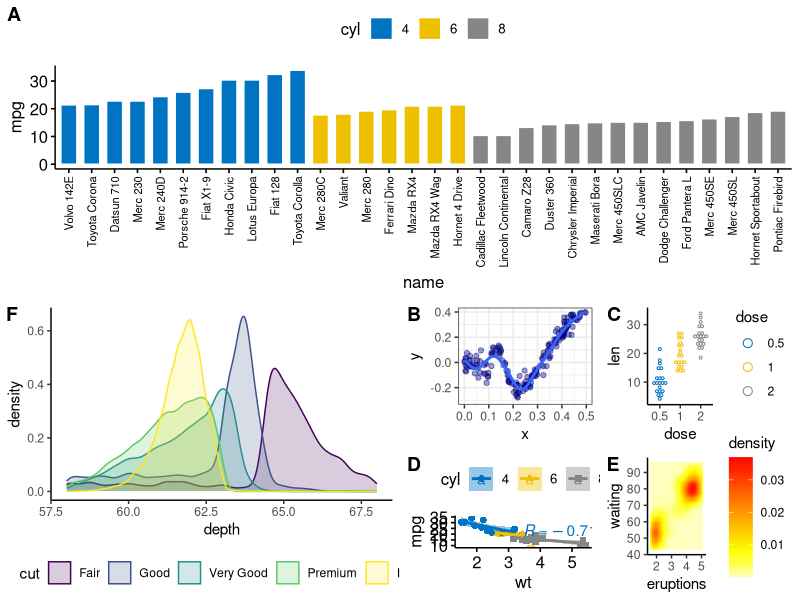

Generate this figure with R:
## ---- chunk 1
library(ggpubr)
data("mtcars")
mtcars$name= row.names(mtcars)
mtcars$cyl= as.factor(mtcars$cyl)
a <-ggbarplot(mtcars, x = "name", y = "mpg", fill = "cyl",  
                color = "white",  palette = "jco", 
                sort.val = "asc", sort.by.groups = TRUE,
                x.text.angle = 90) + font("x.text", size = 8)

####
set.seed(42)
n <- 1000
x <- runif(n) * 3
y <- x * sin(1/x) + rnorm(n) / 25

df <- data.frame(x = x, y = y)

b <- ggplot(df, aes(x, y)) + geom_point(alpha = 0.4, col = "navyblue") +
    geom_smooth(se = FALSE) + scale_x_continuous(limits = c(0, 0.5)) +
    scale_y_continuous(limits = c(-0.3, 0.4)) + theme_bw()

###
c <- ggdotplot(ToothGrowth, x = "dose", y = "len",
                color = "dose", palette = "jco", binwidth = 1)+ theme_classic()


##
d <- ggscatter(mtcars, x = "wt", y = "mpg", add = "reg.line", conf.int = TRUE,
               color = "cyl", palette = "jco", shape = "cyl") +
  stat_cor(aes(color = cyl), label.x.npc = "centre", label.y.npc="top")

##
e <-ggplot(faithfuld, aes(eruptions, waiting)) + 
  geom_raster(aes(fill = density)) + theme_classic() +
  scale_fill_gradientn(colours = heat.colors(10, rev = TRUE), na.value = "white")

##
f <-ggplot(diamonds, aes(depth, fill = cut, colour = cut)) +
  geom_density(alpha = 0.2, na.rm = TRUE) + 
  xlim(58, 68) +  theme_classic() + theme(legend.position = "bottom")



replica <- ggarrange(a,ggarrange(f,nrow = 1,labels = 'F',ggarrange(b,c,d,e, nrow = 2, ncol = 2, labels = c('B','C','D','E'))),nrow= 2, labels ='A' )
replica


## ---- chunk 2

## ---- chunk 3
#| echo: false
2 * 2
